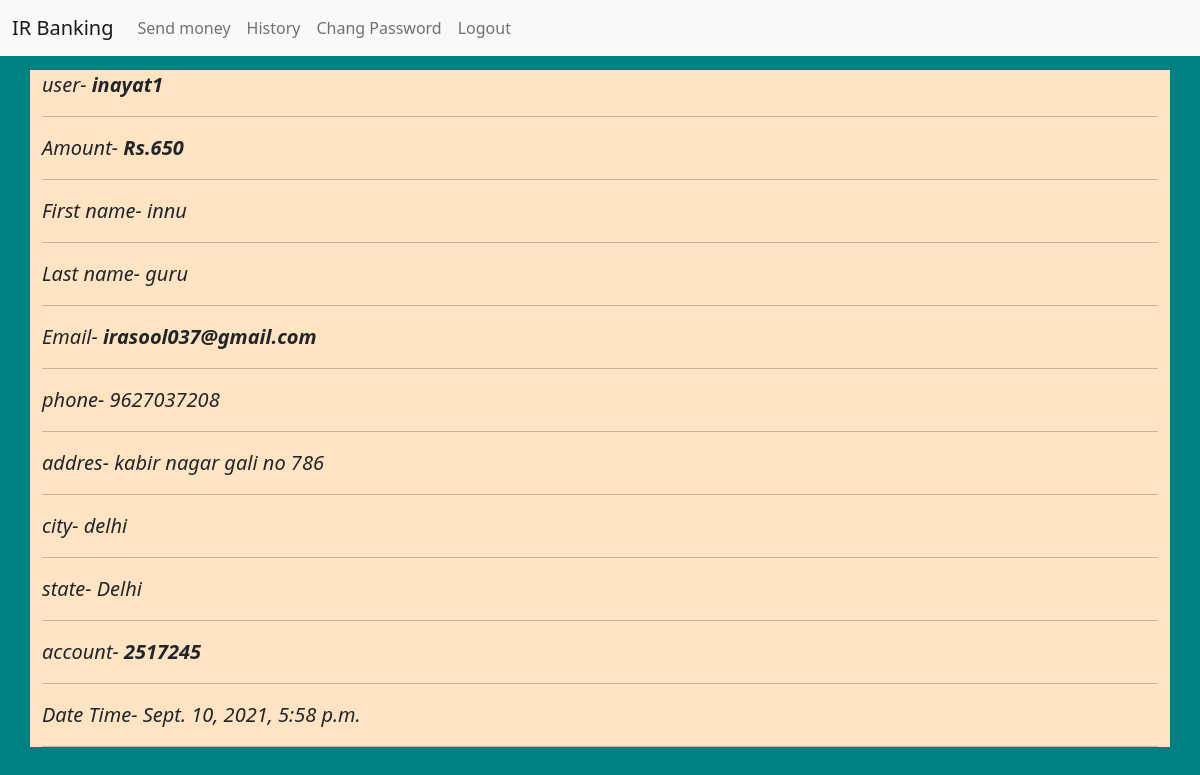
Screenshot of /profile/ (signed in) with the database file from the repository.
### bank/models.py (models this page shows)
class account(models.Model):
    user = models.OneToOneField(User,on_delete=models.CASCADE)
    phone = models.PositiveIntegerField()
    addres = models.TextField(max_length=100)
    city = models.CharField(max_length=50)
    state = models.CharField(max_length=100)
    acn = models.PositiveIntegerField()
    amount = models.PositiveIntegerField(default=0)
    date_time = models.DateTimeField(auto_now_add=True)

### bank/views.py (the view)
# urls.py: path('profile/',views.user_profile,name='profile'),
def user_profile(request):
    if request.user.is_authenticated:
        if account.objects.filter(user=request.user).exists():
            pr = account.objects.get(user=request.user)
            us = User.objects.get(pk = request.user.id)
            return render(request,'profile.html',{'pr':pr,'us':us})
        else:
            messages.info(request,'your account is not exists please create your account...')
            return redirect('emailotp')
    else:
        return redirect('singin')

### bank/templates/profile.html (shortened to what this page needs)
{% extends 'base.html' %}
 {% block nev %}
<li class="nav-item">
          <a class="nav-link" href="{% url 'moneyotp' %}">Send money</a>
        </li>
<li class="nav-item">
          <a class="nav-link" href="{% url 'history' %}">History</a>
        </li>
<li class="nav-item">
          <a class="nav-link" href="{% url 'passwordchang' %}">Chang Password</a>
        </li>
<li class="nav-item">
          <a class="nav-link" href="{% url 'logout' %}">Logout</a>
        </li>
      {% endblock nev %}
 {% block body %}
  <div class="container mr h-50" style="background-color: bisque; font-size: 20px; font-style: italic;"data-aos="fade-up"
     data-aos-duration="3000">
    user- <b>{{ pr.user }}</b><br>
    <hr>
      Amount- <b> Rs.{{ pr.amount }}</b><br>
    <hr>
    First name- {{ us.first_name }}<br>
    <hr>
    Last name- {{ us.last_name }}<br>
    <hr>
    Email- <b>{{ us.email }}</b><br>
    <hr>
    phone- {{ pr.phone }}<br>
    <hr>
    addres- {{ pr.addres }}<br>
    <hr>
    city- {{ pr.city }}<br>
    <hr>
    state- {{ pr.state }}<br>
    <hr>
      account- <b>{{ pr.acn }}</b><br>
    <hr>
    Date Time- {{ pr.date_time }}<br>
    <hr>
  </div>
  {% endblock body %}

### bank/templates/base.html (style rules this page uses)
.mr { margin-top:70px; }
body { background-color: bisque; }

### rows the page displays
account: user "inayat1", amount "650", phone "9627037208", addres "kabir nagar gali no 786", city "delhi", state "Delhi", acn "2517245", date_time "Sept. 10, 2021, 5:58 p.m."

### other values shown
{{ us.first_name }} "innu"
{{ us.last_name }} "guru"
{{ us.email }} "irasool037@gmail.com"
